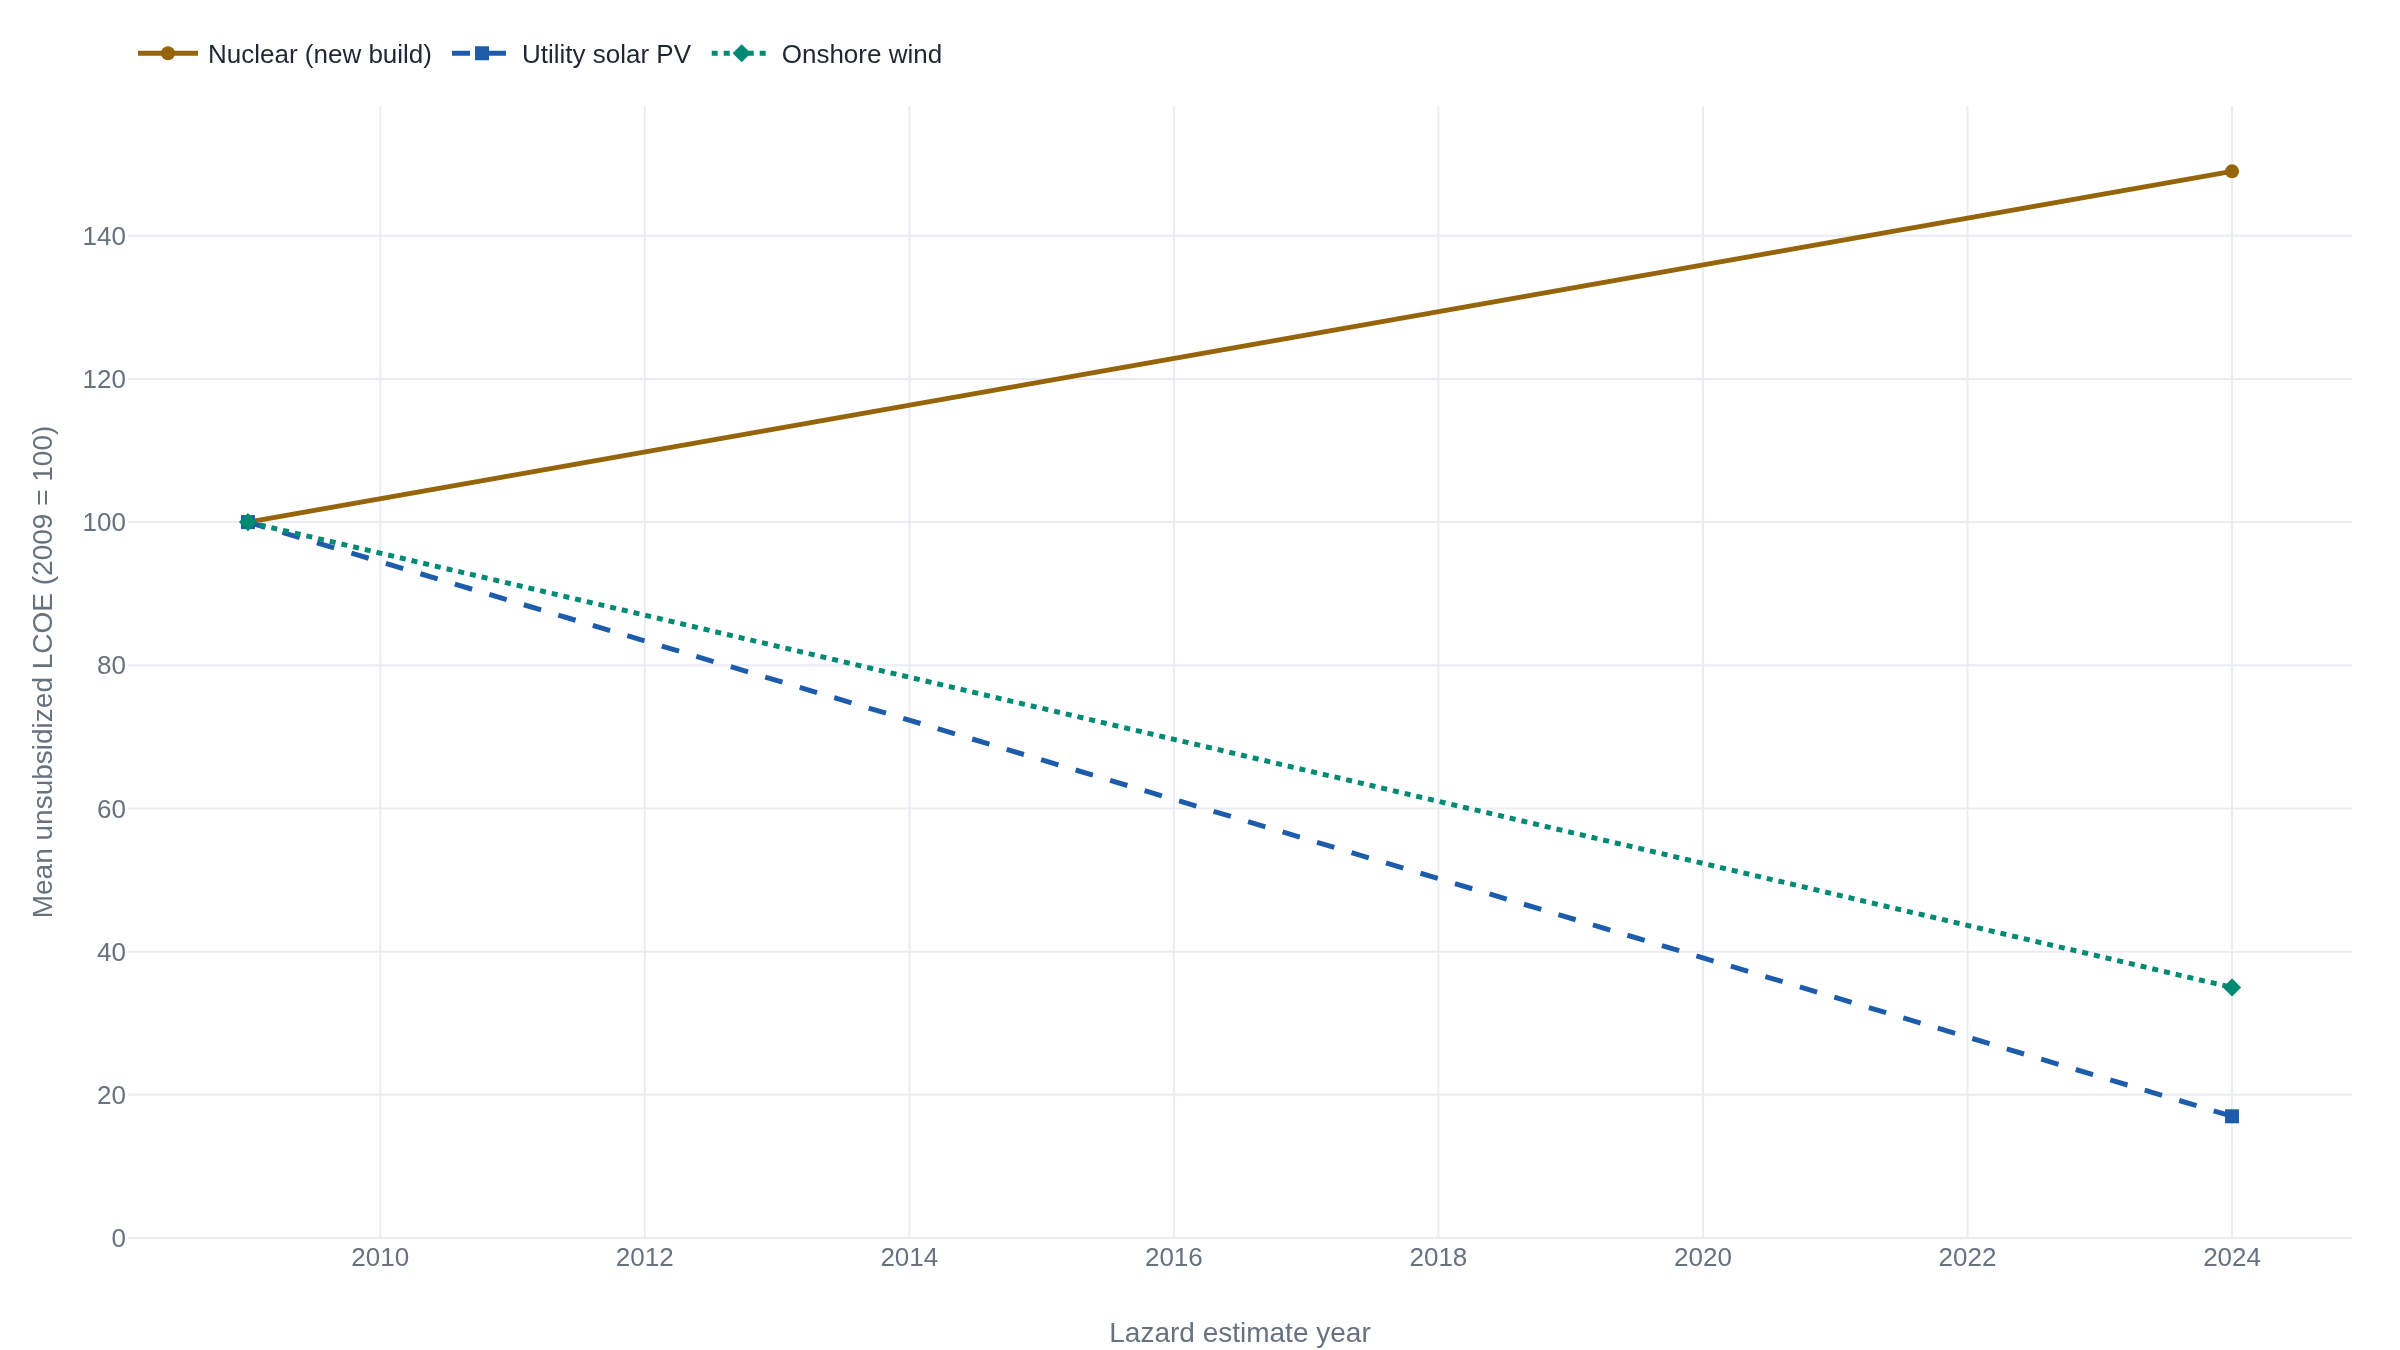

Write the Python code that produced this figure.
"""LCOE cost curve, indexed to 2009 = 100.

Data: Lazard, Levelized Cost of Energy+ (LCOE) Version 17.0, June 2024, p.16,
"Selected Historical Average LCOE Values." Lazard reports the cumulative change
in mean unsubsidized LCOE between its 2009 (v3.0) and 2024 (v17.0) estimates:
U.S. new-build nuclear +49%, utility-scale solar PV -83%, onshore wind -65%.
The two endpoints are indexed to 100 at 2009 so the divergence reads directly;
the intermediate path is not implied. Source owns the numbers plotted here.
"""

import plotly.graph_objects as go

years = ["2009", "2024"]

# Endpoints from Lazard v17.0 p.16 cumulative % change, indexed to 2009 = 100.
nuclear = [100, 149]  # +49%
solar = [100, 17]     # -83%
wind = [100, 35]      # -65%

fig = go.Figure()
fig.add_trace(go.Scatter(name="Nuclear (new build)", x=years, y=nuclear, mode="lines+markers"))
fig.add_trace(go.Scatter(name="Utility solar PV", x=years, y=solar, mode="lines+markers"))
fig.add_trace(go.Scatter(name="Onshore wind", x=years, y=wind, mode="lines+markers"))

fig.update_layout(
    yaxis_title="Mean unsubsidized LCOE (2009 = 100)",
    xaxis_title="Lazard estimate year",
)
fig.update_yaxes(rangemode="tozero")
